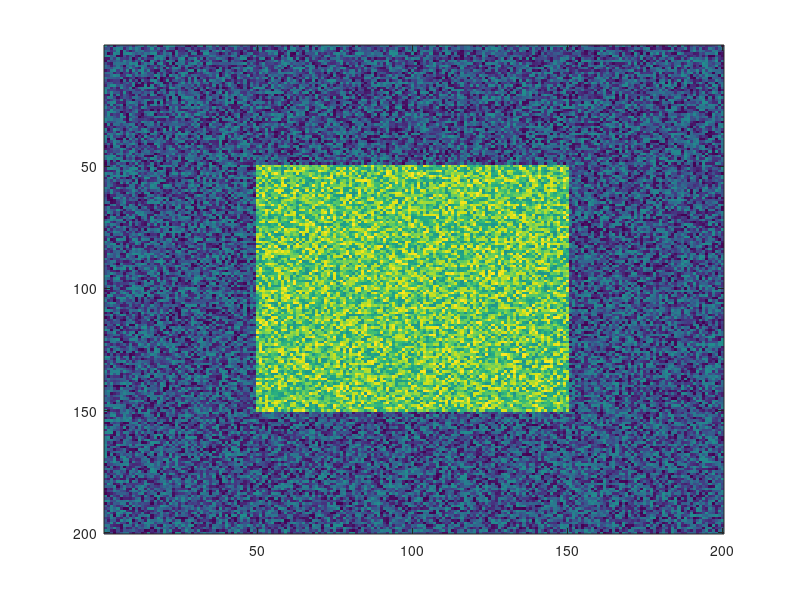

The MATLAB source for this figure: (Note: this script raises an error after producing the figure.)
clear all
close all

labels = 0.1:0.1:8;
nlabels = length(labels);
h = 200; w = 200;

D = zeros(nlabels,h,w);
for j = 1:nlabels
    D(j,:,:) = (0.8*rand(h,w));
end
D(30,h/4:3*h/4,w/4:3*w/4) = D(30,h/4:3*h/4,w/4:3*w/4)+0.8;
figure(99);
size(D(30,1:h,1:w))
imagesc(squeeze(D(30,1:h,1:w)))
figure(98);
bmap = blurLabelGCO(-log(D),labels);

% Q = zeros(2,h,w);
% Q(1,:,:) = 0.15*ones(h,w);
% for j = 1:h
%     for k = 1:w
%         if(j <(3*h/4) & j > h/4)
%             if(k < 3*w/4 & k > w/4)
%                 Q(2,j,k) = 0.75;
%             end
%         end
%     end
% end
% figure(99);
% QQ = Q(1,:,:) + Q(2,:,:);
% size(QQ(1))
% imagesc(QQ);
% colorbar;
% figure(100);
% %Q = Q + 0.2*randn(h,w);
% bqmap = blurLabelGCO(Q,[0 1]); % Binary labeling